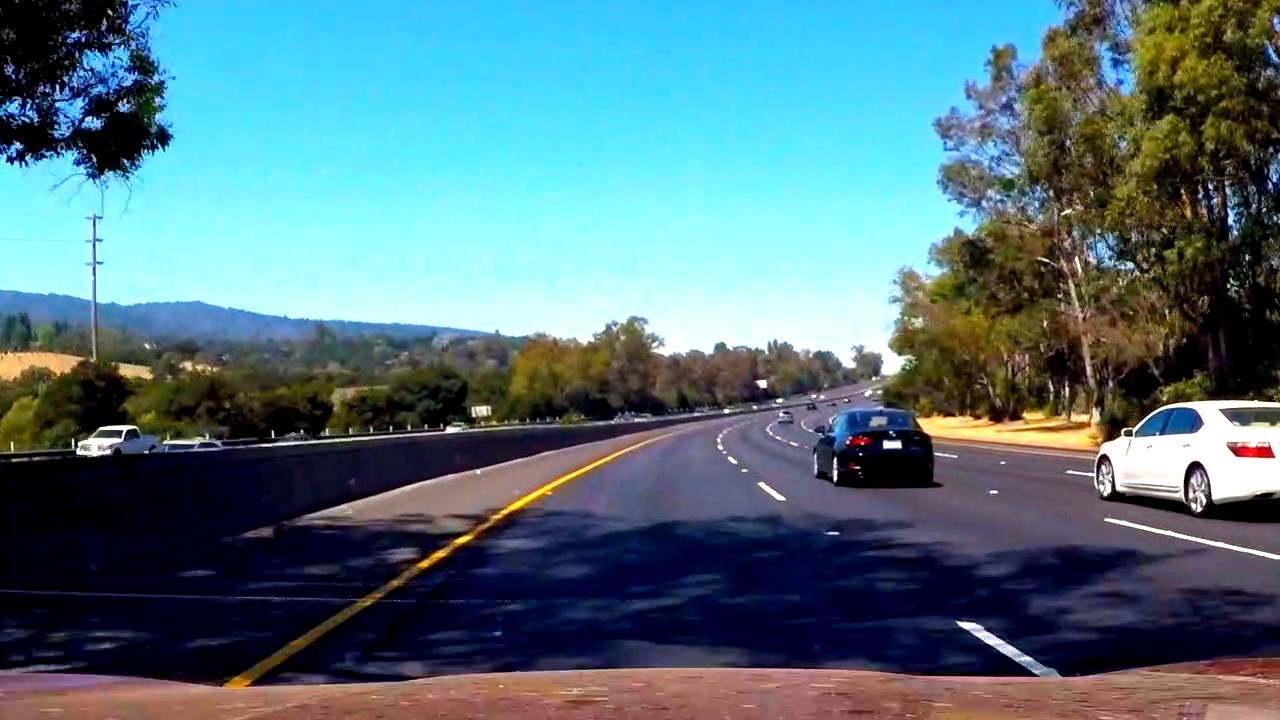
#> input picture output_images/frame_00.42.jpg, 1280 x 720 px
$ python finding_lane.py   (older library calls are emulated)
#> lines starting #> are read from the running program, lines starting #| are printed output that depends on the picture; after the words box and inside, x2 and y2 are one past the last pixel; in counts of white or black regions, pixels touching at a corner belong together
# -*- coding: utf-8 -*-
"""
Created on Mon Jan 16 20:33:40 2017

@author: dajcs
"""
import pickle
import cv2
import numpy as np
import matplotlib.pyplot as plt
#import matplotlib.image as mpimg
import glob
# Import everything needed to edit/save/watch video clips
from moviepy.editor import VideoFileClip
#from IPython.display import HTML


dist_pickle = pickle.load( open( "camera_cal/mtx_dist.pkl", "rb" ) )
#> (reads camera_cal/mtx_dist.pkl from the repository)
mtx = dist_pickle["mtx"]
dist = dist_pickle["dist"]

def undistort(img):
    '''
    a function that takes an image, performs image distortion correction
    with saved mtx and dist parameters and returns the undistorted image
    '''
    # undistort
    undist = cv2.undistort(img, mtx, dist, None, mtx)
    return undist


def tbin(img):
    '''
    input: color image (3 dimensions)
    output: thresholded binary image(2 dimensions)
    '''
    # Convert to HLS color space and separate the S channel
    hls = cv2.cvtColor(img, cv2.COLOR_RGB2HLS)
#    h_channel = hls[:,:,0]
#    l_channel = hls[:,:,1]
    s_channel = hls[:,:,2]

    # My version of grayscale image: 0.55*red + 0.55*green - 0.1*blue
    gray = 0.55 * img[:,:,0] + 0.55 * img[:,:,1] - 0.1 * img[:,:,2]

    # Sobel x
    sobelx = cv2.Sobel(gray, cv2.CV_64F, 1, 0) # Take the derivative in x
    abs_sobelx = np.absolute(sobelx) # Absolute x derivative to accentuate strong verticalish lines
    scaled_sobelx = np.uint8(255*abs_sobelx/np.max(abs_sobelx))

    # Threshold x gradient
    thresh_min = 20
    thresh_max = 255
    sxbinary = np.zeros_like(scaled_sobelx)
    sxbinary[(scaled_sobelx >= thresh_min) & (scaled_sobelx <= thresh_max)] = 1

    # Threshold color channel
    s_thresh_min = 170
    s_thresh_max = 255
    s_binary = np.zeros_like(s_channel)
    s_binary[(s_channel >= s_thresh_min) & (s_channel <= s_thresh_max)] = 1

    # Stack each channel to view their individual contributions in green and blue respectively
    # This returns a stack of the two binary images, whose components you can see as different colors
    binary = np.zeros_like(s_channel)
    binary[(sxbinary==1) | (s_binary==1)] = 1
#     color_binary = 255 * np.dstack((s_binary, sxbinary, sxbinary & s_binary))
    return binary


# [17 lines left out: function show2, not called in this run]


# perspective transform template:
#https://github.com/udacity/CarND-Advanced-Lane-Lines/blob/master/writeup_template.md
#
#src = np.float32(
#    [[(img_size[0] / 2) - 55, img_size[1] / 2 + 100],
#    [((img_size[0] / 6) - 10), img_size[1]],
#    [(img_size[0] * 5 / 6) + 60, img_size[1]],
#    [(img_size[0] / 2 + 55), img_size[1] / 2 + 100]])
#dst = np.float32(
#    [[(img_size[0] / 4), 0],
#    [(img_size[0] / 4), img_size[1]],
#    [(img_size[0] * 3 / 4), img_size[1]],
#    [(img_size[0] * 3 / 4), 0]])
#
#This resulted in the following source and destination points:

#Source	      Destination
# 585, 460   	320,   0
# 203, 720   	320, 720
#1127, 720   	960, 720
# 695, 460 	   960,   0

#a = [ 585, 460]
#b = [ 203, 720]
#c = [1127, 720]
#d = [ 695, 460]
#
#A = [320,   0]
#B = [320, 720]
#C = [960, 720]
#D = [960,   0]


# Four source coordinates
a = [ 560, 460]
b = [  80, 720]
c = [1200, 720]
d = [ 720, 460]

# Four desired coordinates
A = [ 180,   0]
B = [ 180, 720]
C = [1100, 720]
D = [1100,   0]


src = np.float32([a, b, c, d])
dst = np.float32([A, B, C, D])

def warp(img, inv=False):
    # define calibration box in source (original) and
    # destination (desired or warped) coordinates
    img_size = (img.shape[1], img.shape[0])

    # Compute the perspective transform, M
    M = cv2.getPerspectiveTransform(src, dst)

    # Could compute the inverse to unwarp
    if inv:
        M = cv2.getPerspectiveTransform(dst, src)  # inverse warp: dst <-> src

    # Create warped image - uses linear interpolation
    warped = cv2.warpPerspective(img, M, img_size, flags=cv2.INTER_LINEAR)

    return warped


# [29 lines of commented-out code are left out]


from scipy import signal
window = signal.general_gaussian(51, p=1, sig=22, sym=True)
def lr_max(histogram, y, min_height=4, min_ratio=4):
    """
    return left and right side maximum of a histogram
    """
    filtered_h = signal.fftconvolve(histogram,window,mode='same')
    avgfh = np.average(filtered_h)
    if avgfh != 0:
        filtered_h = (np.average(histogram) / avgfh) * filtered_h
    mid_x = np.int(histogram.shape[0]/2)
    left_max = np.argmax(filtered_h[0:mid_x])
    right_max = np.argmax(filtered_h[mid_x:]) + mid_x
#    f = plt.figure()
#    plt.plot(histogram)
#    plt.plot(filtered_h)
#    plt.title('y: ' + str(y) + ' lx_max: ' + str(left_max) + ' rx_max: ' + str(right_max) +
#             ' d: ' + str(right_max - left_max) + '\n lval_max: ' +
#             str(filtered_h[left_max]) + ' rval_max: ' + str(filtered_h[right_max]) +
#             '\n lmax/mean: ' + str(filtered_h[left_max] / np.mean(filtered_h[0:mid_x])) +
#             ' rmax/mean: ' + str(filtered_h[right_max] / np.mean(filtered_h[mid_x:])) )
#    plt.show()
#    plt.close(f)
    left_ratio = filtered_h[left_max] / np.mean(filtered_h[0:mid_x])
    right_ratio = filtered_h[right_max] / np.mean(filtered_h[mid_x:])
    if filtered_h[left_max] < min_height or left_ratio < min_ratio:
        left_max = None
    if filtered_h[right_max] < min_height or right_ratio < min_ratio:
        right_max = None
    return left_max, right_max


def print_plot(img, red_dots, left_fitx, right_fitx, plot_title):
    left_xs, left_ys, right_xs, right_ys = red_dots
    yvals = np.linspace(0,720, 73)
    f = plt.figure()
    plt.title(plot_title)
    plt.imshow(img, cmap='gray')
    # Plot up the data
    plt.plot(left_xs, left_ys, 'o', color='red')
    plt.plot(right_xs, right_ys, 'o', color='red')
    plt.xlim(0, 1280)
    plt.ylim(0, 720)
    plt.plot(left_fitx, yvals, color='green', linewidth=3)
    plt.plot(right_fitx, yvals, color='green', linewidth=3)
    plt.gca().invert_yaxis() # to visualize as we do the images
    plt.show()
    plt.close(f)
#    diff = right_fitx - left_fitx
#    print('fitx diff mean:', np.mean(diff))
#    print('fitx diff std:', np.std(diff))
    print('\n')


# Define a class to receive the characteristics of each line detection
class Line():
    def __init__(self, init_x):
        # age since last fit
        self.age = 22
        # blind search - in the beginning or when age > 11
        self.blind = True
        # ref dot x series
        self.xs = np.array([])
        # ref dot y series
        self.ys = np.array([])
        # polynomial coefficients for the last good fit
        self.fit = np.array([0, 0, init_x])   # initial fit
        # curverad for last good fit
        self.curverad = 0
        # yvals
        self.yvals = np.linspace(0,720, 73)
        # y_eval
        self.y_eval = 720 # np.max(left_ys)
        # fitx
        self.fitx = self.fit[0] * self.yvals**2 + self.fit[1] * self.yvals + self.fit[2]
#        self.fitx = np.array([])

    def dot_sanitize(self, x, y):
        '''add x,y dot coord if blind or if close to old fit
        '''
        idx = y // 10
        if self.blind or abs(x - self.fitx[idx]) < 33 + 2 * self.age:
            self.xs = np.append(self.xs, x)
            self.ys = np.append(self.ys, y)

    def clear_xys(self):
        self.xs = np.array([])
        self.ys = np.array([])

    def age_zero(self):
        self.age = 0
        self.blind = False

    # [5 lines left out: function age_older, not called in this run]

    def fit_sanitize(self):
        if len(self.xs) > 3 and self.ys[-1] - self.ys[0] >= 240:
            cfit = np.polyfit(self.ys, self.xs, 2)  # candidate fit
            cfitx = cfit[0] * self.yvals**2 + cfit[1] * self.yvals + cfit[2]
            dir0 = np.arctan((self.fitx[1] - self.fitx[0]) / 10) / np.pi * 180
            dir1 = np.arctan((cfitx[1] - cfitx[0]) / 10) / np.pi * 180

#            print('age:', self.age)
#            print('dir0: {:.0f}  dir1: {:.0f}  delta_dir: {:.0f}'.format(
#                                                                dir0, dir1, dir1-dir0))
#            print('sum cfit - fit: ', sum((cfitx - self.fitx)**2)//1000)
            if self.blind or ((sum((cfitx - self.fitx)**2) < 55555 + 3000 * self.age
                                                   and  abs(dir1 - dir0) < 9 + self.age)):
                self.fit = cfit
                self.fitx = self.fit[0] * self.yvals**2 + self.fit[1] * self.yvals + self.fit[2]
                self.age_zero()
            else:
                self.age_older()
        else:
            self.age_older()


    def set_curverad(self, ym_per_pix, xm_per_pix):
        fit_cr = np.polyfit(self.yvals * ym_per_pix, self.fitx * xm_per_pix, 2)
        self.curverad = ((1 + (2*fit_cr[0] * self.y_eval + fit_cr[1])**2)**1.5) \
                                                           / np.absolute(2*fit_cr[0])


left_line = Line(333)
right_line = Line(1111)

def paint_lane(image, plot_title=None):
    """
    input: color image
    output: lane lines
    """
    global left_line
    global right_line

    img = warp(tbin(undistort(image)))


    left_line.clear_xys()
    right_line.clear_xys()

    img_height = int(img.shape[0])  # 720
    w_height = 60                   # window height
    step = w_height // 2  # 30

    for y in range(0, img_height - w_height + 1, step):
        histogram = np.sum(img[y : y + w_height, : ], axis=0)
        left_x, right_x = lr_max(histogram,y)
        mid_y = y + step
        if left_x and right_x:
            if right_x - left_x in range(550, 800):
                left_line.dot_sanitize(left_x, mid_y)
                right_line.dot_sanitize(right_x, mid_y)
        elif left_x:
            left_line.dot_sanitize(left_x, mid_y)
        elif right_x:
            right_line.dot_sanitize(right_x, mid_y)


    red_dots = (left_line.xs, left_line.ys, right_line.xs, right_line.ys)

    # Fit a second order polynomial to each lane line
    left_line.fit_sanitize()
    right_line.fit_sanitize()

# [15 lines of commented-out code are left out]
    if plot_title:
        print_plot(img, red_dots, left_line.fitx, right_line.fitx, plot_title)

    # Calculate Curvature Radius
    # Define conversions in x and y from pixels space to meters
    ym_per_pix = 30 / 720    # meters per pixel in y dimension
    xm_per_pix = 3.7 / (right_line.fitx[-1] - left_line.fitx[-1]) # meteres per pixel in x dimension

    if left_line.age == 0:
        left_line.set_curverad(ym_per_pix, xm_per_pix)

    if right_line.age == 0:
        right_line.set_curverad(ym_per_pix, xm_per_pix)

    # Drawing the Lines Back Down onto the Road
    # Create an image to draw the lines on
    warp_zero = np.zeros_like(img).astype(np.uint8)
    color_warp = np.dstack((warp_zero, warp_zero, warp_zero))

    # Recast the x and y points into usable format for cv2.fillPoly()
    pts_left = np.array([np.transpose(np.vstack([left_line.fitx, left_line.yvals]))])
    pts_right = np.array([np.flipud(np.transpose(np.vstack([right_line.fitx, right_line.yvals])))])
    pts = np.hstack((pts_left, pts_right))

    # Draw the lane onto the warped blank image
    cv2.fillPoly(color_warp, np.int_([pts]), (0,255, 0))

    # Warp the blank back to original image space using inverse perspective matrix (Minv)
    inv_warp = warp(color_warp, inv=True)
    # Combine the result with the original image
    result = cv2.addWeighted(undistort(image), 1, inv_warp, 0.3, 0)
    # write curve radius on image
    curverad = (left_line.curverad * right_line.curverad) ** 0.5
    cv2.putText(result, 'Radius of Curvature: {:.0f} m'.format(curverad),
                                        (50, 60), cv2.FONT_HERSHEY_SIMPLEX, 2, 255,3)
    # write distance to center on image
    dist_center = ( (right_line.fitx[-1] + left_line.fitx[-1]) / 2 - 640 ) * xm_per_pix
    cv2.putText(result, 'Distance to Center: {:.2f} m'.format(dist_center),
                                       (50, 125), cv2.FONT_HERSHEY_SIMPLEX, 2, 255,3)


    return result


fname = 'frame_00.42.jpg'   # 24, 41
img = plt.imread('output_images/' + fname)
#> img is the input picture: shape (720, 1280, 3); mean R, G, B 84.3, 115.9, 125.3
# [4 lines of commented-out code are left out]
result = paint_lane(img, plot_title=fname)
#> in warp, `warped = cv2.warpPerspective(img, M, img_size, flags=cv2.INTER_LINEAR)`:
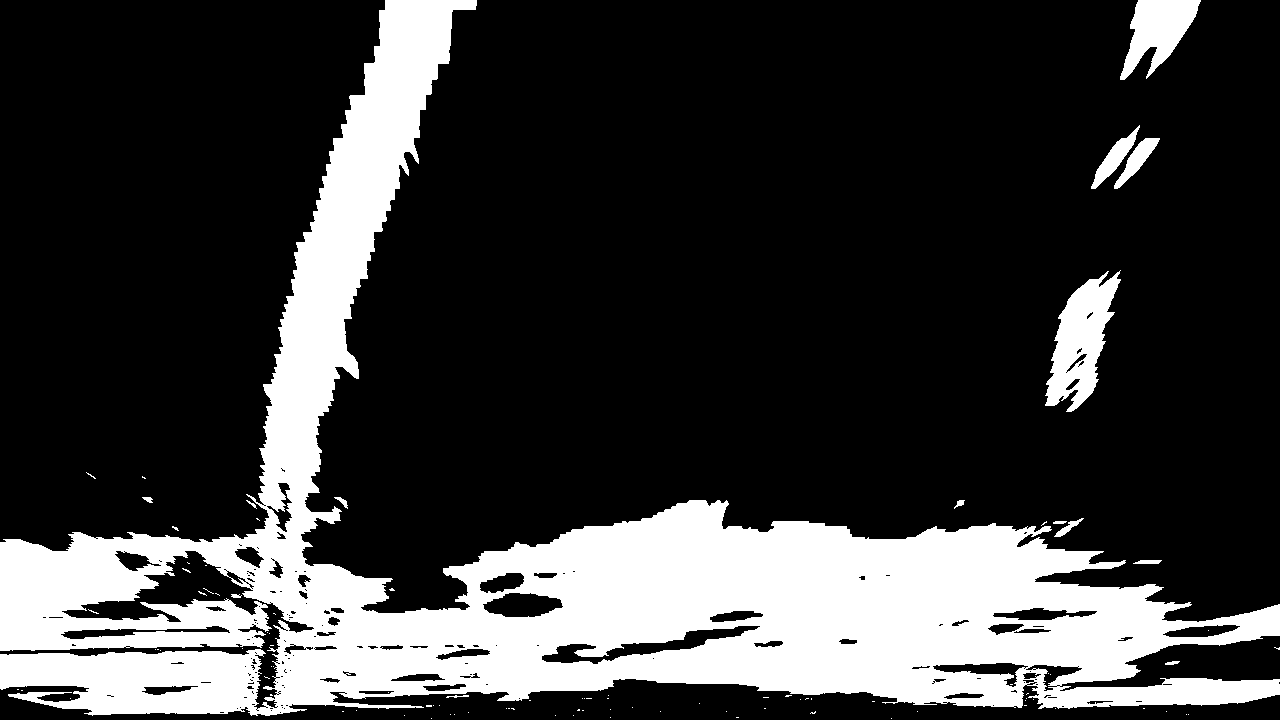
#> warped: shape (720, 1280); values 0 (black) and 1 (white), 23% white; 99 white regions (84 under 20 px), largest, box (x1, y1, x2, y2) and area: (0, 0, 1280, 716) 200701, (1045, 270, 1121, 412) 5418, (1120, 0, 1201, 80) 3451
#> in warp, `warped = cv2.warpPerspective(img, M, img_size, flags=cv2.INTER_LINEAR)`:
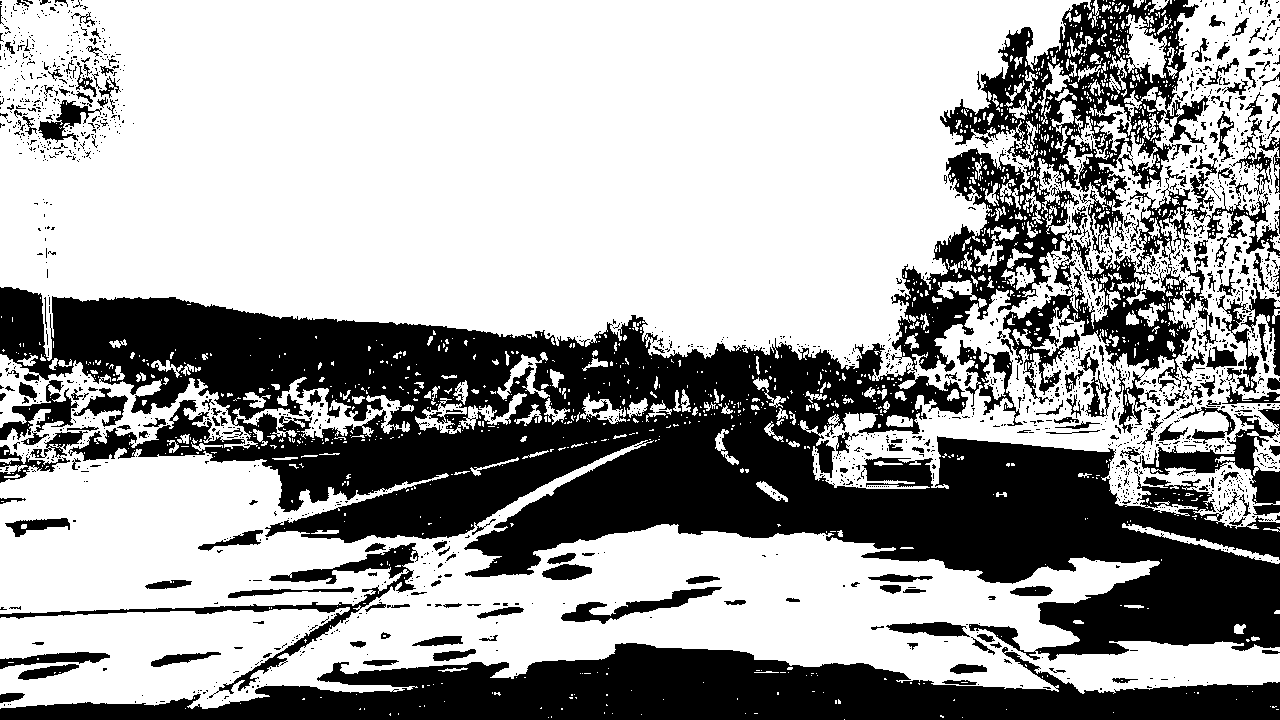
#> img: shape (720, 1280); values 0 (black) and 1 (white), 63.8% white; 1947 black regions (1688 under 20 px), largest, box (x1, y1, x2, y2) and area: (0, 0, 1280, 661) 232150, (0, 643, 1280, 720) 52355, (0, 543, 419, 698) 4930
#> the loop in paint_lane, `for y in range(0, img_height - w_height + 1, step):` made 23 passes
#> (avgfh in lr_max, left_ratio in lr_max, right_ratio in lr_max, left_x, right_x) on passes 1 to 4: (249.5, 8.4, 10.89, 411, 1157), (193.9, 8.8, 11.63, 405, 1149), (153.2, 8.73, 12.99, 394, 1138), (164.6, 8.38, 13.27, 388, 1135)
#> in fit_sanitize, `cfit = np.polyfit(self.ys, self.xs, 2)`: cfit = [0.000339, -0.467, 431.9]
#> in fit_sanitize, `cfitx = cfit[0] * self.yvals**2 + cfit[1] * self.yvals + cfit[2]`: cfitx = 73 values, max 431.9 at index 0, min 271 at index 69, mean 322.8
#> in fit_sanitize, `dir1 = np.arctan((cfitx[1] - cfitx[0]) / 10) / np.pi * 180`: dir1 = -24.87
#> in fit_sanitize, `self.fit = cfit`: self.fit = [0.000339, -0.467, 431.9]
#> in fit_sanitize, `self.fitx = self.fit[0] * self.yvals**2 + self.fit[1] * self.yvals + s..`: self.fitx has the same summary as cfitx
#> in print_plot, `left_xs, left_ys, right_xs, right_ys = red_dots`: left_xs = [411, 405, 394, 388, 372, 363, 348, 341, 327, 319, 313, 308, 300, 292, 291, 286]; left_ys = [30, 60, 90, 120, 150, 180, 210, 240, 270, 300, 330, 360, 390, 420, 450, 510]; right_xs = [1157, 1149, 1138, 1135, 1126, 1120, 1096, 1090, 1081, 1076, 1071, 1068]; right_ys = [30, 60, 90, 120, 150, 180, 270, 300, 330, 360, 390, 420]
#> in print_plot, `plt.show()`:
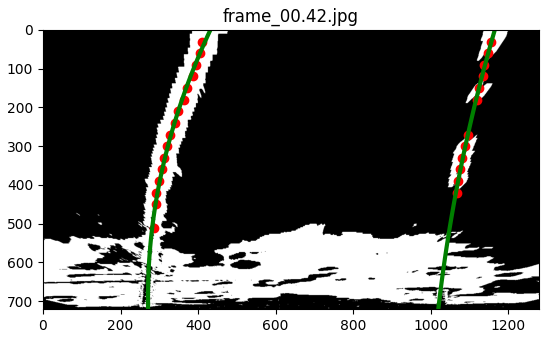
#> figure drawn by matplotlib, 1 panel
#> in paint_lane, `xm_per_pix = 3.7 / (right_line.fitx[-1] - left_line.fitx[-1])`: xm_per_pix = 0.00494
#> in set_curverad, `fit_cr = np.polyfit(self.yvals * ym_per_pix, self.fitx * xm_per_pix, 2)`: fit_cr = [0.000963, -0.0554, 2.13]
#> in set_curverad, `self.curverad = ((1 + (2*fit_cr[0] * self.y_eval + fit_cr[1])**2)**1.5..`: self.curverad = 2397.8
#> in paint_lane, `pts_left = np.array([np.transpose(np.vstack([left_line.fitx, left_line..`: pts_left = 73 pairs, first value 271 to 431.9, second value 0 to 720
#> in paint_lane, `pts_right = np.array([np.flipud(np.transpose(np.vstack([right_line.fit..`: pts_right = 73 pairs, first value 1020.2 to 1165.9, second value 0 to 720
#> in paint_lane, `pts = np.hstack((pts_left, pts_right))`: pts = 146 pairs, first value 271 to 1165.9, second value 0 to 720
#> in paint_lane, `cv2.fillPoly(color_warp, np.int_([pts]), (0,255, 0))`:
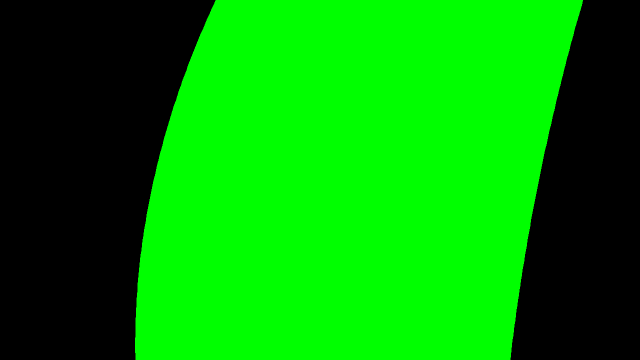
#> color_warp: shape (720, 1280, 3) (shown at 1/2 size); mean of channels 0, 1, 2 0, 151.7, 0; drawn as R, G, B
#> in paint_lane, `curverad = (left_line.curverad * right_line.curverad) ** 0.5`: curverad = 2155.6
#> in paint_lane, `dist_center = ( (right_line.fitx[-1] + left_line.fitx[-1]) / 2 - 640 )..`: dist_center = 0.0282
#> in paint_lane, `cv2.putText(result, 'Distance to Center: {:.2f} m'.format(dist_center)..`:
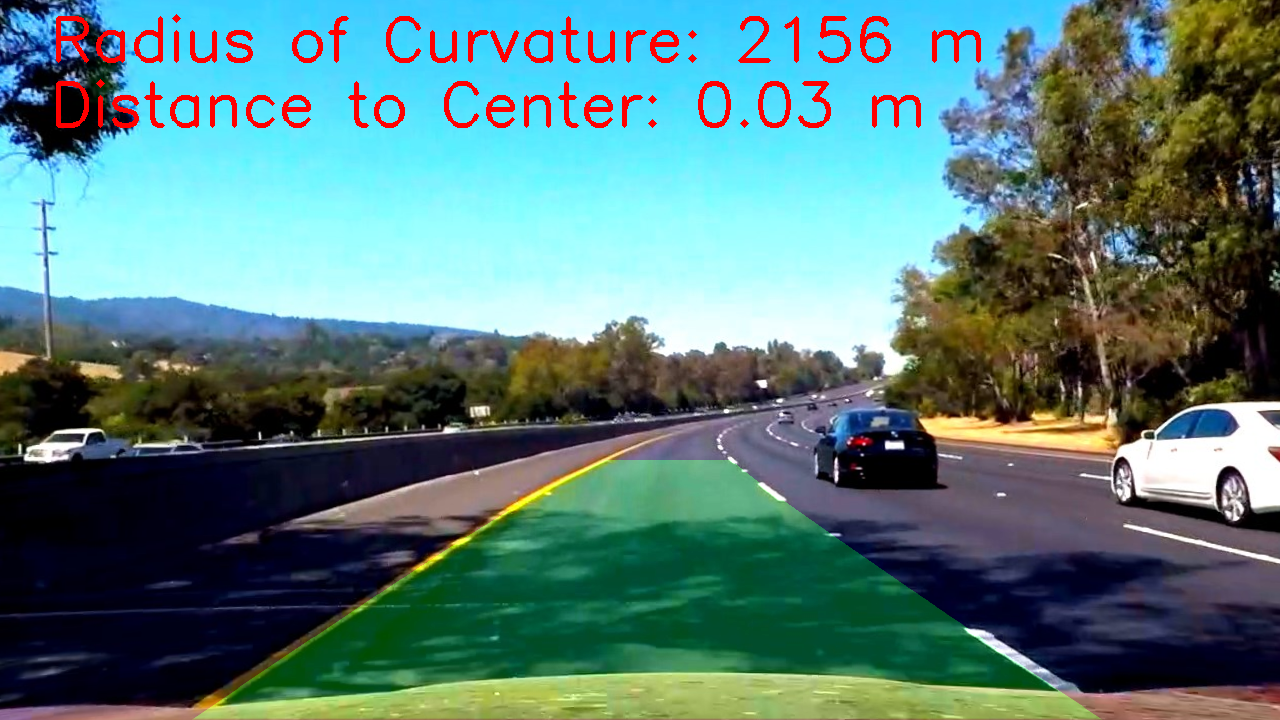
#> result: shape (720, 1280, 3); mean R, G, B 87.4, 124.8, 122.8
plt.imshow(result)

# [5 lines of commented-out code are left out]


output = 'project_video_result.mp4'
#> (the run stopped early here; a loop or call above may not have finished)
